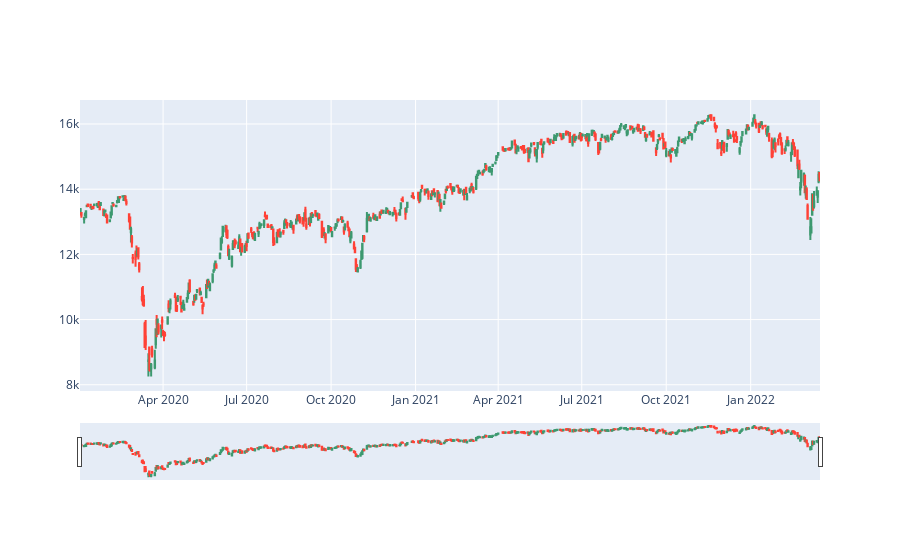

Notebook source saved alongside this figure:
### Code cell
fig = go.Figure(data=[go.Candlestick(x=df_dax.index,
                                     open=df_dax.Open,
                                     high=df_dax.High,
                                     low=df_dax.Low,
                                     close=df_dax.Close)])

fig.show()

### Figure 1 — Plotly figure (JSON) as saved in the notebook; plotly's stock layout.template omitted (floating-point values rounded to 4 significant figures; data arrays with more than 128 entries replaced by an {"elided": "..."} marker saying what was removed)
{"data": [{"close": {"elided": "563 float values"}, "high": {"elided": "563 float values"}, "low": {"elided": "563 float values"}, "open": {"elided": "563 float values"}, "type": "candlestick", "x": {"elided": "563 str values"}}], "layout": {}}
